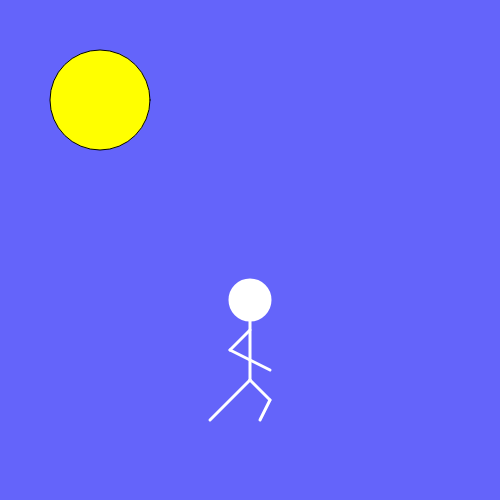
Frame 1 (no input)
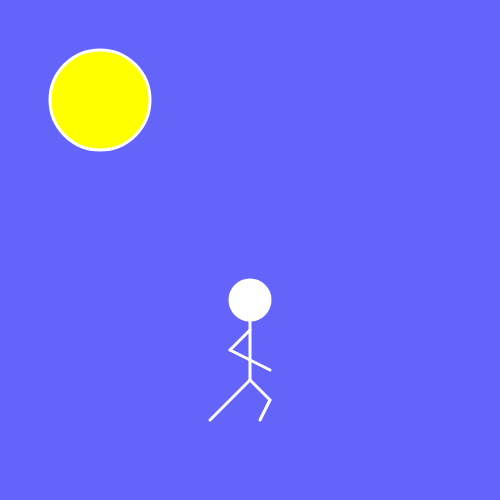
Frame 60 (no input)
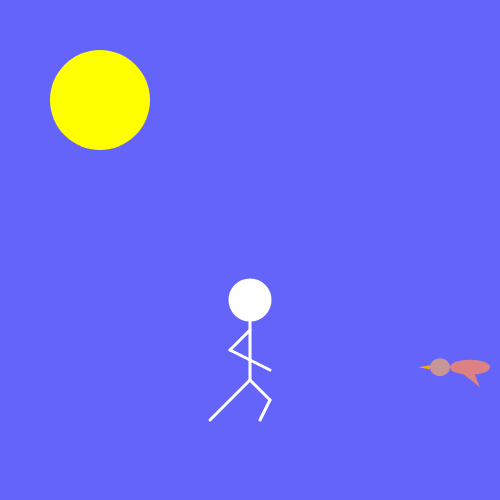
Frame 120 (the mouse pressed at the canvas centre since frame 60)

The p5.js sketch that drew these frames (run headless with seeded random() and noise() and a simulated clock; from frame 60 on, the mouse is pressed at the canvas centre):

// p5.js sketch
// ── sketch.js
//create an empty array called balls
let balls = [];

//create a variable to hold your avatar
let me;


function setup() {
  createCanvas(500, 500);

  //make one avatar called me
  me = new Avatar(width/2, 300, 3);

}

function draw(){
	background(100,100,250);
  fill("yellow")
  ellipse(100,100,100,100)

  me.drawMe();
  me.moveMe();

  if (frameCount % 100 == 0) {
      let  b = new Ball(width, random(0,height), -3);
      balls.push(b);
      console.log(balls); //print the balls array to the console
    }

//	draw all the balls in that array
	for (let i = 0; i < balls.length; i++) {
	 	      balls[i].drawBall();
       	  balls[i].moveBall();
        	balls[i].bounceBall();
	  }

}

//avatar class
class Avatar {

	constructor(x,y, speed){ //every avatar needs an x value, a y value, and a speed
		    this.x = x;
    		this.y = y;
        this.speed = speed;
	}

	drawMe(){  // draw the running person
    		stroke("white");
        strokeWeight(3);
    		fill("white");
		    ellipse(this.x,this.y,40,40);
        line(this.x,this.y, this.x, this.y+80);
        line(this.x, this.y+80, this.x-40, this.y+120);
        line(this.x, this.y+80, this.x+20, this.y+100);
        line(this.x+20, this.y+100, this.x+10, this.y+120);
        line(this.x, this.y+30, this.x-20, this.y+50);
        line(this.x-20, this.y+50, this.x+20, this.y+70);
	}

	moveMe(){
    if (keyIsDown(UP_ARROW)) { //if you hold the up arrow, move up by speed
       this.y -= this.speed;
    }

    if (keyIsDown(DOWN_ARROW)) { // if you hold the down arrow, move down by speed
        this.y += this.speed;
    }
	}

  die(){

  }

}


//ball class from which to create new balls with similar properties.
class Ball {

	//every ball needs an x value, a y value, and a speed
	constructor(x,y, speed){
		this.x = x;
    this.y = y;
    this.speed = speed;
	}

	// draw a ball on the screen at x,y
	drawBall(){
    	noStroke();
      strokeWeight(1);
    	fill(200,150, 150);
		  ellipse(this.x,this.y,20,18);
      fill(220, 130, 130)
      ellipse(this.x+30,this.y,40,15);
      triangle(this.x+40, this.y+20, this.x+12, this.y-2, this.x+30, this.y-5 )
      fill("orange")
      triangle(this.x-10, this.y+2, this.x-22, this.y, this.x-10, this.y-2)

	}

	//update the location of the ball, so it moves across the screen
	moveBall(){
		this.x = this.x+ this.speed;
		this.y = this.y+.5;
	}

	//if the ball hits the person, change the speed value to negative (send it in the opposite direction)
  	bounceBall(){
    		if (this.x >= me.x-15 && this.x <= me.x+15 && this.y > me.y-40 && this.y < me.y+40){
      			this.speed = -this.speed;
    		}
  	}

}
